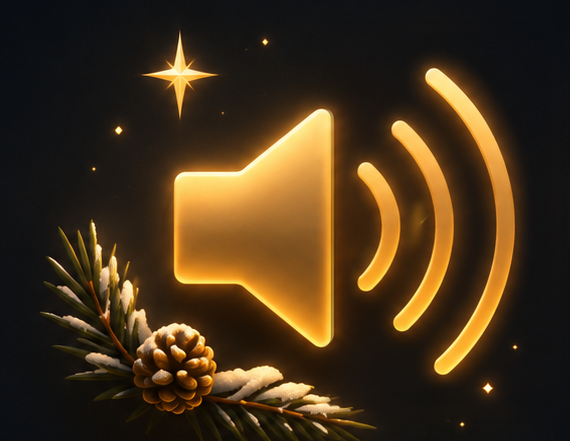
#> input picture art/sound-on.png, 570 x 441 px, found by its file name; its folder holds 8 pictures in this run
$ python prep_images.py
#> lines starting #> are read from the running program, lines starting #| are printed output that depends on the picture
"""Makes the shipped web images (WebP) from the sources in art/. Run: python tools/prep_images.py   (needs Pillow + numpy)

  art/sound-on.png, sound-off.png, findings-icon.png  -> public/img/ui/*.webp           (black background -> transparency)
  art/card-back.png, card-back-2.png                  -> public/img/findings/back[-2]-{sm,lg}.webp   (faded)
  art/finding-<key>.png                               -> public/img/findings/<key>-{sm,lg}.webp      (cropped to the gold frame)
  any PNG still in public/img/ and public/img/ui/     -> the same name as .webp, the PNG is removed
       (tools/prep_gift.py and slice_sheet.py write PNGs: run this one after them)

All cards come out the same size, 2:3. `sm` is for phones, `lg` for everything else (game.js picks one: CARD_SIZE)."""
import glob, os
import numpy as np
from PIL import Image, ImageDraw, ImageFilter

ART, UI, FIND = 'art/', 'public/img/ui/', 'public/img/findings/'
CARD = {'sm': (360, 540), 'lg': (540, 810)}       # phone grid card ~95 css px, the flying one up to 220 css px
NIGHT = np.array([8, 14, 26.])

def webp(im, path, q=86):
    im.save(path, 'WEBP', quality=q, alpha_quality=90, method=6); print(f'{path:44s} {im.size[0]}x{im.size[1]}  {os.path.getsize(path)//1024} KB')

def black_to_alpha(img, bg=16):
    """Glow on a dark background -> RGBA: alpha = the light's brightness, colour = the light itself (looks the same over black)."""
#> called with bg = 16
    a = np.clip(np.asarray(img.convert('RGB')).astype(float) - bg, 0, None)
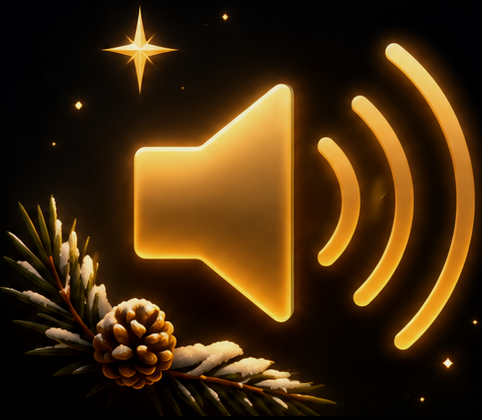
#> a: shape (420, 482, 3) float64; mean R, G, B 65.8, 42.1, 13.8
    m = a.max(axis=2, keepdims=True)
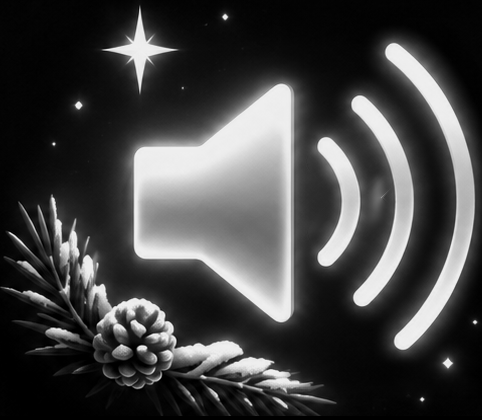
#> m: shape (420, 482, 1) float64; min 0, max 239, mean 65.9
    rgb = np.where(m > 0, a / np.maximum(m, 1e-6) * 255, 0)
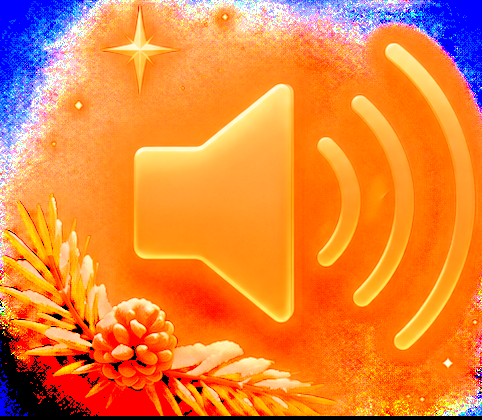
#> rgb: shape (420, 482, 3) float64; mean R, G, B 233.1, 132.1, 57.7
    return Image.fromarray(np.dstack([rgb, m * 255 / 239]).clip(0, 255).astype('uint8'), 'RGBA')
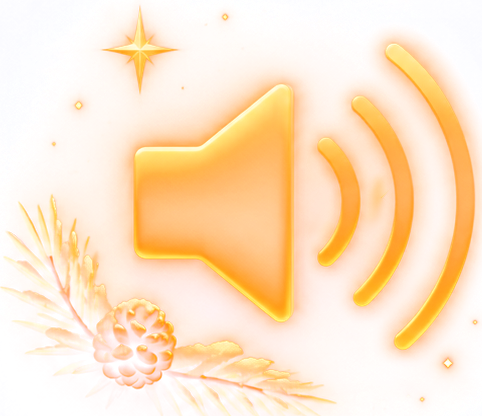
#> returned value: PIL image 482x420 RGBA; mean R, G, B, A 233.1, 131.8, 57.4, 69.9; transparent parts drawn white

def card_mask(rgb, thr):
    """The card = everything the dark background cannot reach from the picture's corners. Returns (mask, bbox)."""
    m = Image.fromarray(((np.asarray(rgb).max(axis=2) > thr) * 255).astype('uint8')).copy()   # copy: fromarray images are read-only
    for pt in ((0, 0), (m.width - 1, 0), (0, m.height - 1), (m.width - 1, m.height - 1)):
        ImageDraw.floodfill(m, pt, 128)
    card = (np.asarray(m) != 128)
    ys, xs = np.where(card)
    mask = Image.fromarray((card * 255).astype('uint8')).filter(ImageFilter.MinFilter(5)).filter(ImageFilter.GaussianBlur(1))
    return mask, (xs.min(), ys.min(), xs.max() + 1, ys.max() + 1)

def fade(rgb, f, grey, tint):
    a = NIGHT + (np.asarray(rgb).astype(float) - NIGHT) * f
    lum = a.mean(axis=2, keepdims=True); a = a * (1 - grey) + lum * grey * np.array(tint)
    return Image.fromarray(a.clip(0, 255).astype('uint8'))

def card(src, name, thr, look=None):
    rgb = Image.open(ART + src).convert('RGB')
    mask, box = card_mask(rgb, thr)
    if look: rgb = look(rgb)
    im = rgb.convert('RGBA'); im.putalpha(mask); im = im.crop(box)
    for sz, wh in CARD.items():                                   # every card is squeezed to exactly 2:3
        webp(im.resize(wh, Image.LANCZOS), f'{FIND}{name}-{sz}.webp', 84 if sz == 'sm' else 86)

# corner buttons: shown at 58 css px (46 on phones) -> 160 px covers 3x screens
for src, dst, box in (('sound-on.png', 'sound-on', (40, 25, 522, 445)), ('sound-off.png', 'sound-off', (40, 25, 522, 445)),
                      ('findings-icon.png', 'findings', (205, 190, 975, 1010))):
    im = black_to_alpha(Image.open(ART + src).crop(box)); im.thumbnail((160, 160), Image.LANCZOS); webp(im, f'{UI}{dst}.webp', 90)
#> after `im.thumbnail((160, 160), Image.LANCZOS)`:
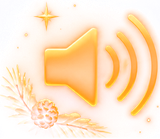
#> im: PIL image 160x139 RGBA; mean R, G, B, A 233.1, 132.5, 58.1, 69.8; transparent parts drawn white
#| public/img/ui/sound-on.webp                  160x139  20 KB
#> pass 2 of the loop `for src, dst, box in (('sound-on.png', 'sound-on', (40, 25, 522, 445))..`:
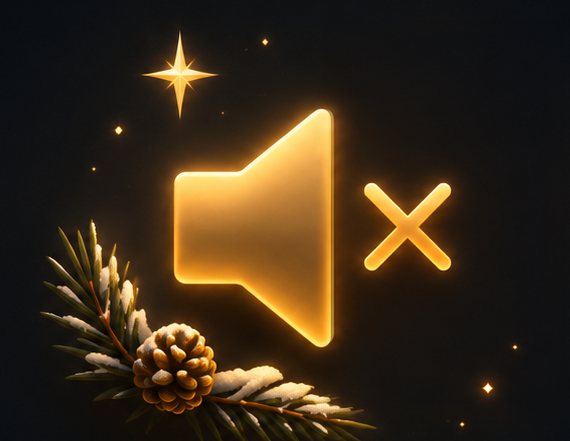
#> input picture art/sound-off.png, 570 x 441 px, found by its file name
#> in black_to_alpha (call 2), `rgb = np.where(m > 0, a / np.maximum(m, 1e-6) * 255, 0)`:
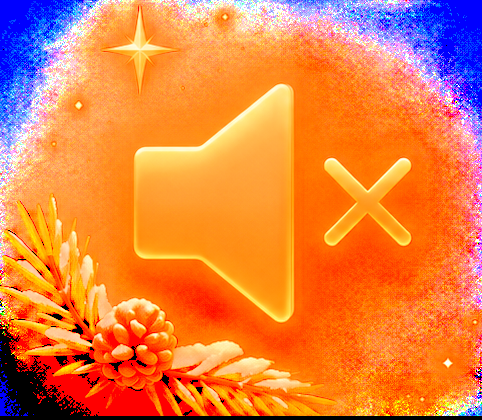
#> rgb: shape (420, 482, 3) float64; mean R, G, B 230.4, 129.2, 66.7
#> `im.thumbnail((160, 160), Image.LANCZOS)`:
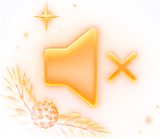
#> im: PIL image 160x139 RGBA; mean R, G, B, A 230.4, 129.8, 67.1, 54.8; transparent parts drawn white
#| public/img/ui/sound-off.webp                 160x139  20 KB
#> (the run stopped early here; a loop or call above may not have finished)
